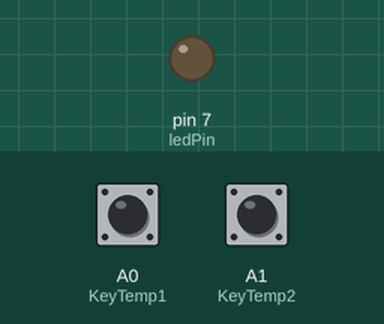
This sketch was run on a simulated Arduino Uno, built with avr-gcc and run on an emulated ATmega328P. Parts: output pins drawn as LEDs (lit = HIGH). The test bench sets the inputs (shaded band); at power-on: A0 (KeyTemp1) HIGH, A1 (KeyTemp2) HIGH. EEPROM starts erased; pins used as bus, display or sensor lines are not drawn.

Above: at 1.2 s.
1.3 s: A0 (KeyTemp1) pulled LOW for 0.15 s
At 1.4 s:
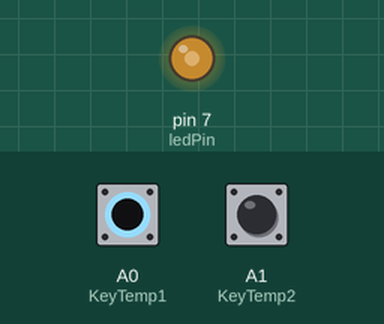
At 1.81 s:
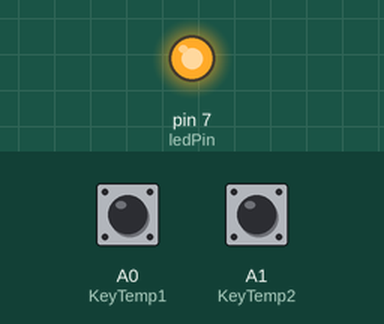
Timing chart, 0 to 10.3 s (numbered marks = the images above; inputs shaded):
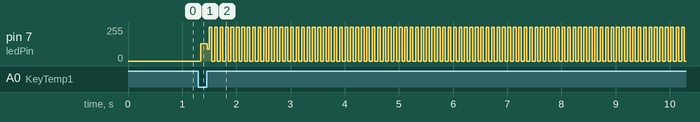

The sketch:

we1010_hack.ino
```cpp
/* Weller WE 1010 - Hack
 *
 * Erweiterung einer Weller Loetstation WE 1010
 * Zwei Taster fuer voreingestellte Temperaturen
 * Langes Druecken auf die Tasten ermoeglicht das Aendern der im EEPROM gespeicherten Temperaturen
 *
 * Make 6/2018, https://www.heise.de/make/
 * Florian Schäffer
 *
*/

#include <EEPROM.h>

uint16_t Temp1 = 350;     // Wunsch-Temperatur Taster 1
uint16_t Temp2 = 400;     // Wunsch-Temperatur Taster 1

const uint8_t KeyUp   = 2;      // Pin Transistor aufwaerts
const uint8_t KeyDown = 3;      // Pin Transistor abwaerts
const uint8_t KeyTemp1 = A0;    // Pin Taster Temp1
const uint8_t KeyTemp2 = A1;    // Pin Taster Temp2
const uint16_t TempMin = 100;   // Minimal moegliche Temperatur
const uint16_t TempMax = 450;   // Maximal moegliche Temperatur
const uint8_t TLength = 70;     // ms Tastendruck (30/70)
const uint8_t TPause = 150;      // ms Pause zw. Tastendruck (60/150)
const uint16_t TMaxDiff = 4500; // ms von max Temp bis "Anschlag" min Temp
const uint8_t ledPin = 7;
volatile uint16_t TimerValue;

// Konstanten fuer blinkende LED
// Timer mit Teiler 1024
// ATmega mit 16.000.000 Hz Quarz
// Timer-Wert = 65535 - [Zeit in Sekunden] * CPU-Freq / Prescaler
const uint16_t LedNormal = 65535 - 2 * 16000000 / 1024.0;
const uint16_t LedFast = 65535 - 0.05 * 16000000 / 1024.0;
const uint16_t LedOn = 65530;   // blinkt irre schnell = Dauer An

void SetLedSpeed (uint16_t);
void KeyPressed (uint8_t);
void SetTemp (uint8_t);
void SetNewTemp (uint8_t);

void setup() {}   // unnuetz

/**
  @brief  Aendert die Blinkgeschwindigkeit der LED
  @param  Wert fuer Counter-Register oder 0=Aus
          Timer-Wert = 65535 - [Zeit in Sekunden] * CPU-Freq / Prescaler
  @return none
*/
void SetLedSpeed (uint16_t LedSpeed)
{
  digitalWrite(ledPin, LOW);

  // 16-Bit Timer 1 einrichten
  cli();                                  // Alle Interrupts temporär abschalten
  TCCR1A = 0;                             // Normal mode
  TCCR1B = 0;

  TimerValue = LedSpeed;
  TCNT1 = TimerValue;                     // Timer vorbelegen
  TIMSK1 |= (1 << TOIE1);                 // Timer Overflow Interrupt aktivieren

  if (LedSpeed)                             // bei 0 keinen Timer starten
    TCCR1B |= (1 << CS10) | (1 << CS12);    // 1024 als Prescale-Wert spezifizieren => Start
  sei();
}

/**
  @brief  Wenn eine Taste gedrueckt wurde: was soll jetzt passieren?
  @param  welche Taste wurde gedrueckt
  @return none
*/
void KeyPressed (uint8_t taste)
{
  uint32_t i;

  SetLedSpeed (LedOn);

  delay (10);   // entprellen

  i = millis();   // aktuelle Laufzeit
  while (!digitalRead(taste))      // solange gedrueckt
  {
    if (millis() >= (i + 4000))
        SetLedSpeed(0);
  }

  if (millis() >= (i + 4000))
    SetNewTemp (taste);
  else
    SetTemp (taste);

  SetLedSpeed(LedNormal);
}

/**
  @brief  Stellt die Temperatur am Geraet ein
  @param  welche Taste wurde gedrueckt
  @return none
*/
void SetTemp (uint8_t KeyTemp)
{
  uint16_t i;
  uint16_t TargetTemp;

  SetLedSpeed(LedFast);

  if (KeyTemp == KeyTemp1)
    TargetTemp = Temp1;
  else
    TargetTemp = Temp2;

  if ((TempMax - TargetTemp) > (TargetTemp - TempMin))        // Zieltemp ist naeher an Minimum Temp => auf Minimum und dann hochzaehlen
  {
    digitalWrite(KeyDown, HIGH);                // An unteren Anschlag fahren
    delay(TMaxDiff);
    digitalWrite(KeyDown, LOW);
    delay (100);

    for (i = TempMin; i < TargetTemp; i++)      // einzelne Gradschritte nach oben
    {
      digitalWrite(KeyUp, HIGH);
      delay(TLength);
      digitalWrite(KeyUp, LOW);
      delay(TPause);
    }
  }
  else
  {
    digitalWrite(KeyUp, HIGH);                // An oberen Anschlag fahren
    delay(TMaxDiff);
    digitalWrite(KeyUp, LOW);
    delay (100);

    for (i = TempMax; i > TargetTemp; i--)      // einzelne Gradschritte nach unten
    {
      digitalWrite(KeyDown, HIGH);
      delay(TLength);
      digitalWrite(KeyDown, LOW);
      delay(TPause);
    }
  }
}

/**
  @brief  Ermoeglicht die Umprogrammierung der Tasten
  @param  welche Taste wurde gedrueckt
  @return none
*/
void SetNewTemp (uint8_t KeyTemp)
{
  uint32_t zeit;
  uint16_t NeueTemp = TempMin;

  SetLedSpeed(LedFast);

  digitalWrite(KeyDown, HIGH);                // An unteren Anschlag fahren
  delay(TMaxDiff);
  digitalWrite(KeyDown, LOW);
  delay (100);

  SetLedSpeed(0);
  zeit = millis();
  while (millis() <= (zeit + 4000))     // solange zwischen letztem Tastendruck und Jetzt weniger als 4000 ms vergangen sind: warte
  {
    if (!digitalRead(KeyTemp))          // solange Taste gedrueckt => festhalten = Auto-Inkrement
    {
      digitalWrite(ledPin, HIGH);
      zeit = millis();                  // neuer Tastendruck => Countdown neu starten
      digitalWrite(KeyUp, HIGH);
      delay(TLength);
      digitalWrite(KeyUp, LOW);
      delay(TPause);
      NeueTemp++;
      digitalWrite(ledPin, LOW);
    }
  }

  if (KeyTemp == KeyTemp1)
  {
    EEPROM.write(0, (NeueTemp >> 8));   // Word im EEPROM speichern
    EEPROM.write(1, NeueTemp);
    Temp1 = NeueTemp;
  }
  else
  {
    EEPROM.write(2, (NeueTemp >> 8));
    EEPROM.write(3, NeueTemp);
    Temp2 = NeueTemp;
  }
}

ISR(TIMER1_OVF_vect)
{
  TCNT1 = TimerValue;             // Zähler erneut vorbelegen
  digitalWrite(ledPin, digitalRead(ledPin) ^ 1);  // LED toggle
}

// main()
void loop()
{
  uint16_t temp;

  pinMode(KeyTemp1, INPUT_PULLUP);
  pinMode(KeyTemp2, INPUT_PULLUP);
  pinMode(KeyUp, OUTPUT);
  pinMode(KeyDown, OUTPUT);
  pinMode(ledPin, OUTPUT);
  digitalWrite (KeyUp, LOW);
  digitalWrite (KeyDown, LOW);

  SetLedSpeed(LedNormal);

  temp = (EEPROM.read(0) << 8) | EEPROM.read(1);      // lies zwei Bytes ein => Word
  if (temp == 0xFFFF)                     // Neuer Chip = leeres EEPROM = 0xFF in allen Zellen => Initialisiere mit oben eingestellten Werten
  {
    EEPROM.write(0, (Temp1 >> 8));
    EEPROM.write(1, Temp1);
  }
  else
    Temp1 = temp;

  temp = (EEPROM.read(2) << 8) | EEPROM.read(3);      // lies zwei Bytes ein => Word
  if (temp == 0xFFFF)                     // Neuer Chip = leeres EEPROM = 0xFF in allen Zellen => Initialisiere mit oben eingestellten Werten
  {
    EEPROM.write(2, (Temp2 >> 8));
    EEPROM.write(3, Temp2);
  }
  else
    Temp2 = temp;

  while (1)   // endlos
  {
    if (!digitalRead(KeyTemp1))     // welche taste? Low Aktiv
      KeyPressed (KeyTemp1);
    if (!digitalRead(KeyTemp2))     // welche taste? Low Aktiv
      KeyPressed (KeyTemp2);
  }
}
```
